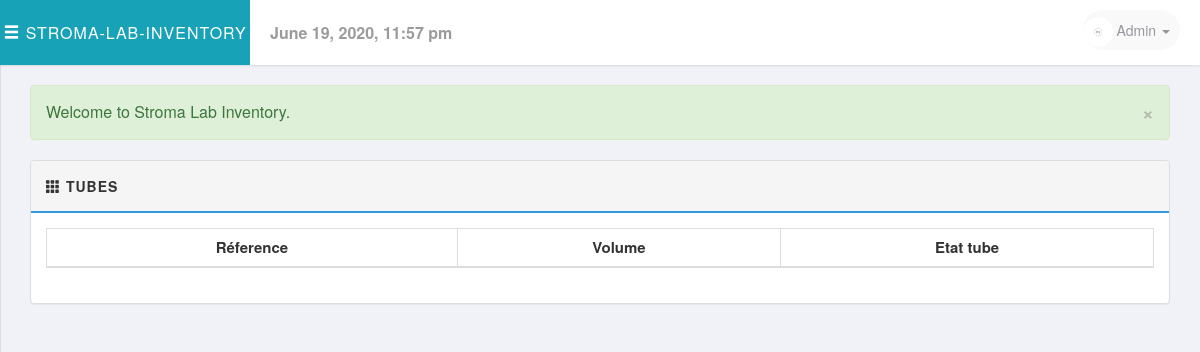
The page /php/tubes.php?IdentifiantA=4 (signed in) on the database as committed earlier.
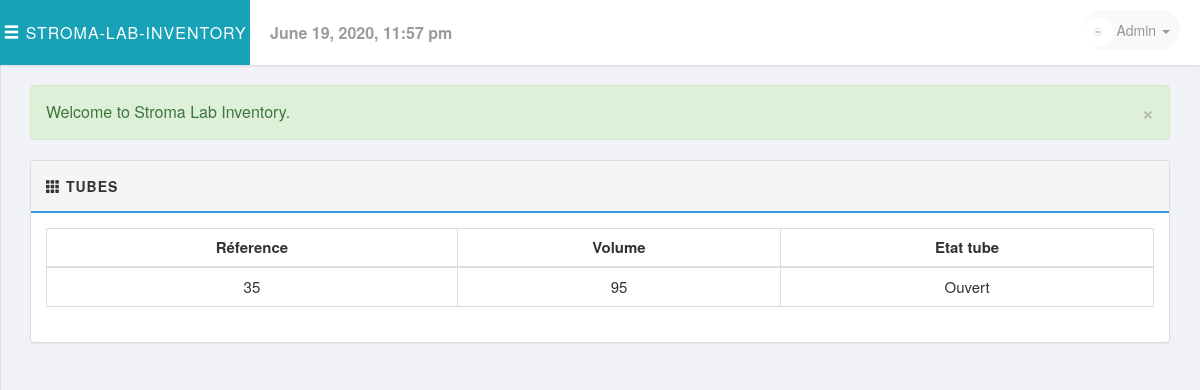
The same page on the database as committed later.
### tables this page shows
CREATE TABLE `contenir` (
  `ReferenceT` int(11) NOT NULL,
  `Volume` int(11) NOT NULL,
  `IdentifiantA` int(11) NOT NULL
);

CREATE TABLE `tubes` (
  `ReferenceT` int(11) NOT NULL,
  `IdentifiantL` int(11) NOT NULL,
  `TailleT` int(11) NOT NULL,
  `EtatTube` enum('vide','ouvert','ferme') NOT NULL
);

### includes/session.php (called while the page is built, shortened)
<?php
class Session
{
    public $msg;
    public function msg($type = '', $msg = '')
    {
        if (!empty($msg)) {
            if (strlen(trim($type)) == 1) {
                $type = str_replace(array('d', 'i', 'w', 's'), array('danger', 'info', 'warning', 'success'), $type);
            }
            $_SESSION['msg'][$type] = $msg;
        } else {
            return $this->msg;
        }
    }
    private function flash_msg()
    {
        if (isset($_SESSION['msg'])) {
            $this->msg = $_SESSION['msg'];
        } else {
            $this->msg;
        }
    }
}
$session = new Session();
$msg = $session->msg();
?>

### includes/sql.php (called while the page is built, shortened)
<?php
require_once('load.php');
function find_by_sql($sql)
{
    global $db;
    $result = $db->query($sql);
    $result_set = $db->while_loop($result);
    return $result_set;
}
function find_all_tubes($IdentifiantA)
{
    $sql = "SELECT T.referenceT ,C.volume,T.EtatTube
            FROM   tubes T , contenir C
            WHERE  T.referenceT = C.referenceT
            AND    C.IdentifiantA = $IdentifiantA
            AND T.EtatTube <>'vide'";
    $result = find_by_sql($sql);
    return $result;
}
?>

### includes/database.php (called while the page is built, shortened)
<?php
class Mysqli_DB
{
    private $conn;
    public $query_id;
    public function db_connect()
    {
        $this->conn = mysqli_connect(DB_HOST, DB_USER, DB_PASS);
        if (!$this->conn) {
            die(" Database connection failed:" . mysqli_connect_error());
        } else {
            $select_db = $this->conn->select_db(DB_NAME);
        }
    }
    public function query($sql)
    {
        if (trim($sql != "")) {
            $this->query_id = $this->conn->query($sql);
        }
        return $this->query_id;
    }
    public function fetch_array($statement)
    {
        return mysqli_fetch_array($statement);
    }
    public function while_loop($loop)
    {
        $results = array();
        while ($result = $this->fetch_array($loop)) {
            $results[] = $result;
        }
        return $results;
    }
}
$db = new Mysqli_DB();
?>

### php/tubes.php (the view, shortened to what this page needs)
<?php ob_start();
require_once('../includes/load.php');
$all_tubes = find_all_tubes((int)$_GET['IdentifiantA']);
?>
<?php include_once('../layouts/header.php'); ?>
<div class="row">
    <div class="col-md-12">
        <?php echo display_msg($msg); ?>
    </div>
</div>
<div class="row">
    <div class="col-md-12">
        <div class="panel panel-default">
            <div class="panel-heading clearfix">
                <strong>
                    <span class="glyphicon glyphicon-th"></span>
                    <span>Tubes</span>
                </strong>
            </div>
            <div class="panel-body">
                <table class="table table-bordered table-hover">
                    <thead>
                    <tr>
                        <th class="text-center">Réference</th>
                        <th class="text-center">Volume</th>
                        <th class="text-center">Etat tube</th>
                    </tr>
                    </thead>
                    <tbody>
                    <?php foreach ($all_tubes as $tube): ?>
                        <tr>
                            <td class="text-center">
                                <?php echo $tube['referenceT'] ?>
                            </td>
                            <td class="text-center">
                                <?php echo $tube['volume'] ?>
                            </td>
                            <td class="text-center">
                                <?php echo first_character($tube['EtatTube']) ?>
                            </td>
                        </tr>
                    <?php endforeach; ?>
                    </tbody>
                </table>
            </div>
        </div>
    </div>
</div>
<?php include_once('../layouts/footer.php'); ?>

Rows that differ between the two databases and show on the page:
added contenir: ReferenceT.ReferenceT "35", Volume "95", ReferenceT.EtatTube "Ouvert"
